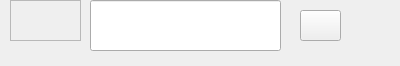
<?xml version="1.0" encoding="UTF-8"?>
<ui version="4.0">
 <class>comboBox</class>
 <widget class="QWidget" name="comboBox">
  <property name="geometry">
   <rect>
    <x>0</x>
    <y>0</y>
    <width>400</width>
    <height>66</height>
   </rect>
  </property>
  <property name="windowTitle">
   <string>comboBox</string>
  </property>
  <widget class="QLabel" name="label_showPixmap">
   <property name="geometry">
    <rect>
     <x>10</x>
     <y>0</y>
     <width>71</width>
     <height>41</height>
    </rect>
   </property>
   <property name="frameShape">
    <enum>QFrame::StyledPanel</enum>
   </property>
   <property name="text">
    <string/>
   </property>
   <property name="textFormat">
    <enum>Qt::AutoText</enum>
   </property>
   <property name="scaledContents">
    <bool>true</bool>
   </property>
  </widget>
  <widget class="hasDefaultTextEdit" name="lineEdit">
   <property name="geometry">
    <rect>
     <x>90</x>
     <y>0</y>
     <width>191</width>
     <height>51</height>
    </rect>
   </property>
  </widget>
  <widget class="QPushButton" name="pushButton_showList">
   <property name="geometry">
    <rect>
     <x>300</x>
     <y>10</y>
     <width>41</width>
     <height>31</height>
    </rect>
   </property>
   <property name="focusPolicy">
    <enum>Qt::NoFocus</enum>
   </property>
   <property name="text">
    <string/>
   </property>
  </widget>
 </widget>
 <customwidgets>
  <customwidget>
   <class>hasDefaultTextEdit</class>
   <extends>QLineEdit</extends>
   <header>hasDefaultTextEdit.h</header>
  </customwidget>
 </customwidgets>
 <resources/>
 <connections/>
</ui>
